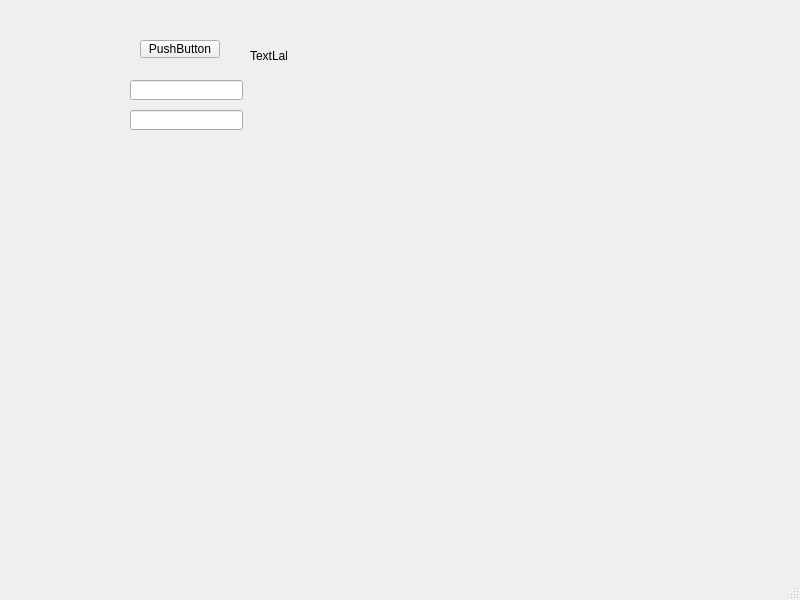
<?xml version="1.0" encoding="UTF-8"?>
<ui version="4.0">
 <class>MainWindow</class>
 <widget class="QMainWindow" name="MainWindow">
  <property name="geometry">
   <rect>
    <x>0</x>
    <y>0</y>
    <width>800</width>
    <height>600</height>
   </rect>
  </property>
  <property name="windowTitle">
   <string>MainWindow</string>
  </property>
  <widget class="QWidget" name="centralwidget">
   <widget class="QPushButton" name="btnCreatePet">
    <property name="geometry">
     <rect>
      <x>140</x>
      <y>40</y>
      <width>80</width>
      <height>18</height>
     </rect>
    </property>
    <property name="text">
     <string>PushButton</string>
    </property>
   </widget>
   <widget class="QLineEdit" name="txtPetName">
    <property name="geometry">
     <rect>
      <x>130</x>
      <y>80</y>
      <width>113</width>
      <height>20</height>
     </rect>
    </property>
   </widget>
   <widget class="QLineEdit" name="txtPetType">
    <property name="geometry">
     <rect>
      <x>130</x>
      <y>110</y>
      <width>113</width>
      <height>20</height>
     </rect>
    </property>
   </widget>
   <widget class="QLabel" name="lblStatus">
    <property name="geometry">
     <rect>
      <x>250</x>
      <y>50</y>
      <width>37</width>
      <height>12</height>
     </rect>
    </property>
    <property name="text">
     <string>TextLabel</string>
    </property>
   </widget>
  </widget>
  <widget class="QMenuBar" name="menubar">
   <property name="geometry">
    <rect>
     <x>0</x>
     <y>0</y>
     <width>800</width>
     <height>17</height>
    </rect>
   </property>
  </widget>
  <widget class="QStatusBar" name="statusbar"/>
 </widget>
 <resources/>
 <connections/>
</ui>
